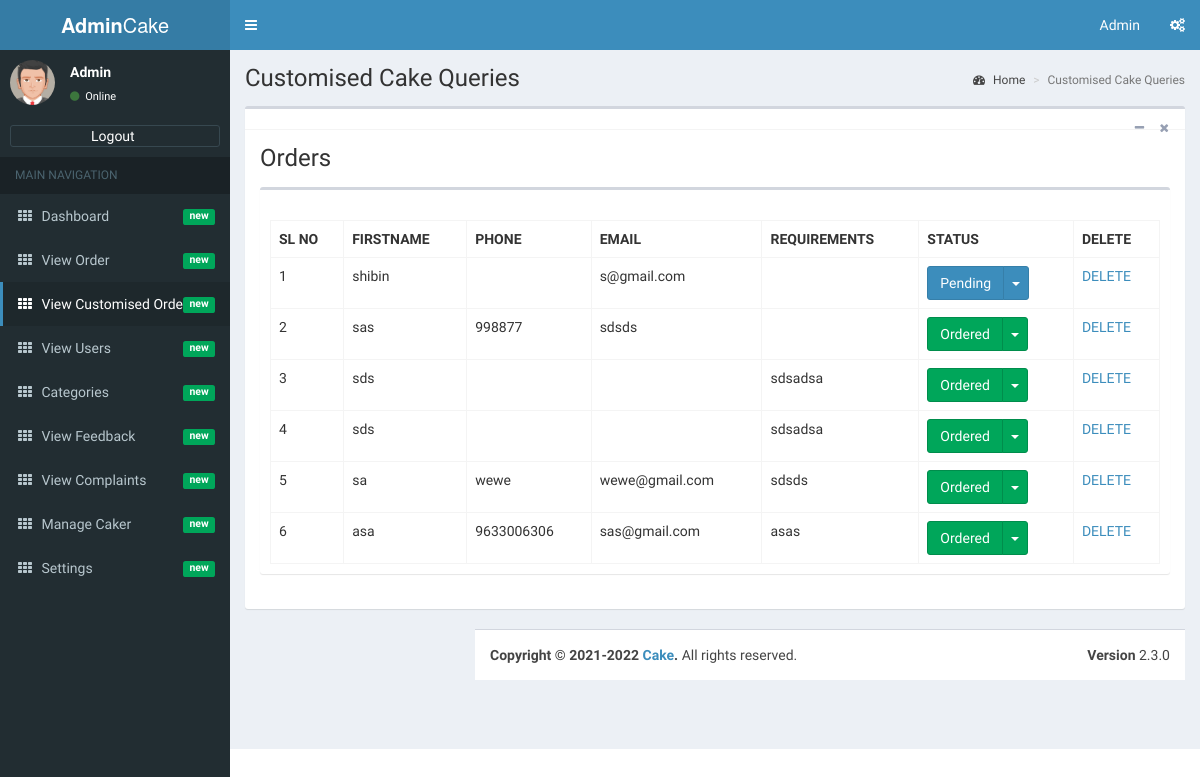
The page /admin/admin-view-customised-cake-orders.php (signed in) on the database as committed earlier.
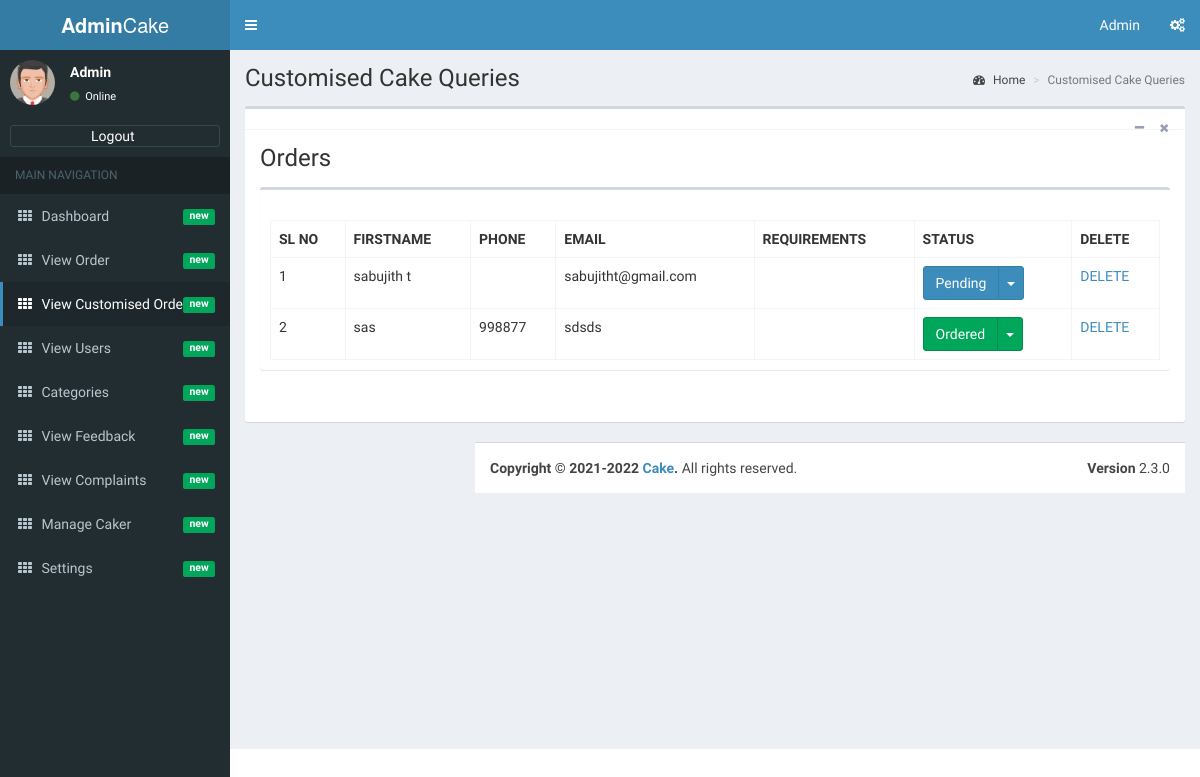
The same page on the database as committed later.
### tables this page shows
CREATE TABLE IF NOT EXISTS `tbl_customised_cake` (
  `id` int(11) NOT NULL AUTO_INCREMENT,
  `firstname` varchar(100) NOT NULL,
  `phone` varchar(20) NOT NULL,
  `email` varchar(100) NOT NULL,
  `requirements` varchar(1000) NOT NULL,
  `status` varchar(20) NOT NULL DEFAULT 'Ordered',
  PRIMARY KEY (`id`)
);

### admin/admin-view-customised-cake-orders.php (the view, shortened to what this page needs)
<?php
if(isset($_SESSION['logged_in']) && !empty($_SESSION['logged_in']))
{
   include('dbconnection.php');
   require_once('admin-header.php');
?>
<div class="content-wrapper">
        <section class="content-header">
          <h1>
            Customised Cake Queries
          </h1>
          <ol class="breadcrumb">
            <li><a href="index.php"><i class="fa fa-dashboard"></i> Home</a></li>
            <li class="active">Customised Cake Queries</li>
          </ol>
        </section>
        <section class="content">
          <div class="box box-default">
            <div class="box-header with-border">
              <div class="box-tools pull-right">
                <button class="btn btn-box-tool" data-widget="collapse"><i class="fa fa-minus"></i></button>
                <button class="btn btn-box-tool" data-widget="remove"><i class="fa fa-remove"></i></button>
              </div>
            </div>
        <section class="content-header">
          <h1>
            Orders
          </h1>
        </section>
        <section class="content">
          <div class="row">
            <div class="col-xs-12">
              <div class="box">
                <div class="box-header">
                </div>
                <div class="box-body">
              <table cellpadding="0" cellspacing="0" border="0" class="display table table-bordered" id="hidden-table-info">
<tbody>
<tr>
 <th>SL NO</th>
 <th>FIRSTNAME</th>
 <th>PHONE</th>
    <th>EMAIL</th>
    <th>REQUIREMENTS</th>
	<th>STATUS</th>
	<th>DELETE</th>
</tr>
<?php
$query = "select * from tbl_customised_cake";
$ret=mysqli_query($con,$query);
$cnt=1;
while ($row=mysqli_fetch_array($ret)) {
?>
<tr>
<td><?php echo $cnt; ?></td>
<td><?php  echo $row['firstname'];?></td>
<td><?php  echo $row['phone'];?></td>
<td><?php  echo $row['email'];?></td>
<td><?php  echo $row['requirements'];?></td>
<td>
 <div class="btn-group">
  <?php
						  $status = $row['status'];
						  if($status == 'Ordered')
						  {
							echo '<button type="button" class="btn btn-success">'.$row['status'].'</button>
                      <button type="button" class="btn btn-success dropdown-toggle" data-toggle="dropdown">';
						  }
						   if($status == 'Pending')
						  {
						  echo '<button type="button" class="btn btn-primary">'.$row['status'].'</button>
                      <button type="button" class="btn btn-primary dropdown-toggle" data-toggle="dropdown">';
						  }
						  ?>
                       <span class="caret"></span>
                      </button>
                    </div>
</td>
<td><a href=<?php echo "admin-view-customised-cake-orders.php?deleteid=".$row['id'];?>>DELETE</a></td>
</tr>
<?php
$cnt=$cnt+1;
}?>
</tbody>
</table>
                </div>
              </div>
            </div>
          </div>
        </section>
      </div>
<?php
require_once('admin-footer.php');
 }
else
{
 header("location:admin-login.php");
}
?>

Rows that differ between the two databases and show on the page:
removed tbl_customised_cake: firstname "sds", requirements "sdsadsa", status "Ordered"
removed tbl_customised_cake: firstname "sds", requirements "sdsadsa", status "Ordered"
removed tbl_customised_cake: firstname "sa", phone "wewe", email "wewe@gmail.com", requirements "sdsds", status "Ordered"
removed tbl_customised_cake: firstname "asa", phone "9633006306", email "sas@gmail.com", requirements "asas", status "Ordered"
changed tbl_customised_cake "Pending": firstname "shibin" → "sabujith t"; email "s@gmail.com" → "sabujitht@gmail.com"
